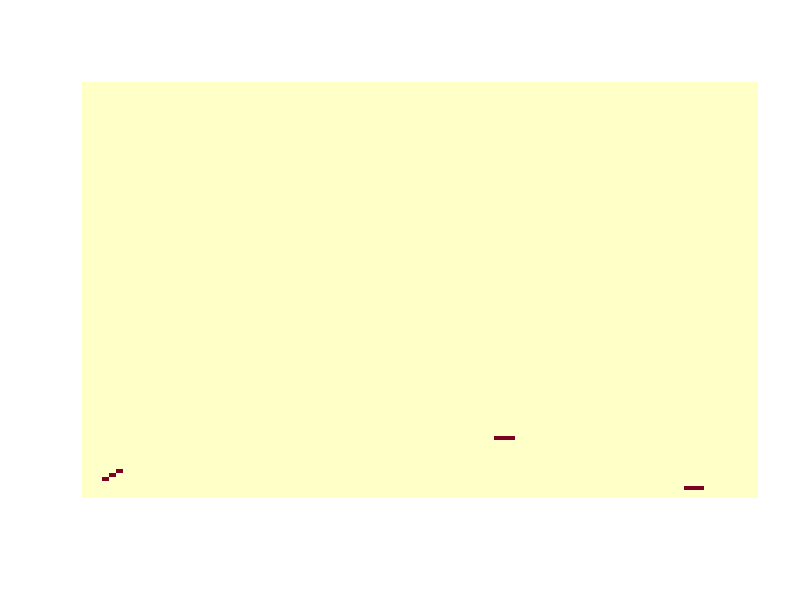

Write R code to recreate this figure.
## ---- chunk 1
knitr::opts_chunk$set(echo = TRUE)
## ---- chunk 2
get.preferences<-function(
  dim = 500, # Grid dimension
  obj = c("glider","lines","points","squares","cruxx"), # Object choice for initialization
  no = 3 # Number of objects at the start
    ){ 
  if(dim < 10 || dim > 500){
    print("A dimensão da matriz deve estar entre 10 e 500"); .Internal(.invokeRestart(list(NULL, NULL), NULL))
  }
  if(dim %% 1 != 0){
    print("O número da dimensão deve ser inteiro"); .Internal(.invokeRestart(list(NULL, NULL), NULL))
  }
 return(list(dim,obj,no))
}
## ---- chunk 3
get.preferences<-function(
  dim = 500, # Grid dimension
  obj = "glider", # Object choice for initialization
  no = 3 # Number of objects at the start
    ){ 

obj.names <- c("glider","line","point","square","cruxx")

  if(dim < 10 || dim > 500){
    print("A dimensão da matriz deve estar entre 10 e 500"); .Internal(.invokeRestart(list(NULL, NULL), NULL))
  }

if( no %% 1 != 0 ){
    print("O número de objetos deve ser inteiro"); .Internal(.invokeRestart(list(NULL, NULL), NULL))
  }

if( length(obj) == 1) obj <- rep(obj, no)

if( length(obj) != no ){
    print("A lista de objetos deve ter tamanho compatível com o número de objetos"); .Internal(.invokeRestart(list(NULL, NULL), NULL))
  }

for(i in 1:length(obj)){
  if( sum(obj[i] == obj.names) == 0){
    print("Os objetos devem ser dos tipos: glider, line, point, square, or cruxx"); .Internal(.invokeRestart(list(NULL, NULL), NULL))
  }
} # end for


 return(list("dim" = round(dim),"obj" = obj,"number_objects" = no))
}
## ---- chunk 4
get.preferences(dim=25.7, obj = "glider", no = 2)
## ---- chunk 5
create.matrix<-function(initial=NULL){
  
  size<-initial[[1]]
  value<-rep( 0, size^2 )
  M<-matrix(value, nc = size)

  return( list("Matrix" = M, "dim" = size) )
}
## ---- chunk 6
create_line <- function(space = space, pos = pos, centr = centr){

AUX <- space$M
i <- centr[1]
j <- centr[2]
  
  if(pos == "diag 1") AUX[i + 1, j + 1] <- AUX[i, j] <- AUX[i - 1, j - 1] <- 1

  if(pos == "diag 2") AUX[i - 1, j - 1] <- AUX[i, j] <- AUX[i + 1, j + 1] <- 1
  
  if(pos == "horiz") AUX[i, j - 1] <- AUX[i, j] <- AUX[i, j + 1] <- 1

  if(pos == "vert") AUX[i - 1, j] <- AUX[i, j] <- AUX[i + 1, j] <- 1

return(AUX)
}
## ---- chunk 7
initial_state <- function( ops ){
pos.names <- c("diag 1", "diag 2", "horiz", "vert")    
space <-  create.matrix( ops )

for(i in 1: ops$number_objects ){
pos <- sample(pos.names, 1)
centr <- sample(2:(ops$dim-2), 2, replace = T)
if(ops$obj[i] == "line" ) space$Matrix <- create_line(space, pos, centr )
}

return( space )
}
## ---- chunk 8
print_space <-  function( space = space ){

  mat <- space$Matrix
  image(1:nrow(mat), 1:ncol(mat), mat, c(0,0,0):c(1,1,1), xlab = "", ylab = "", axes = F)  
} 
## ---- chunk 9
# Comando inserido pelo usuário
options <-get.preferences(dim = 100, obj="line")
# Inicializar
options$dim
sp <- initial_state( options )
print_space( sp )
